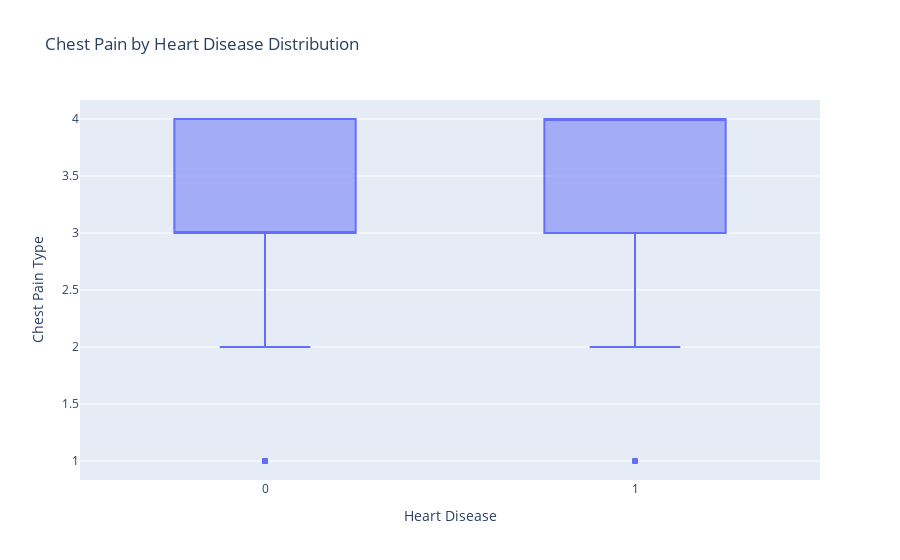

Notebook cell for this chart:
### Code cell
fig = px.box(df,y="Chest Pain Type",x="Heart Disease",title=f"Chest Pain by Heart Disease Distribution")
fig.show()

### Figure 1 — Plotly figure (JSON) as saved in the notebook; plotly's stock layout.template omitted (floating-point values rounded to 4 significant figures; data arrays with more than 128 entries replaced by an {"elided": "..."} marker saying what was removed)
{"data": [{"alignmentgroup": "True", "hovertemplate": "Heart Disease=%{x}<br>Chest Pain Type=%{y}<extra></extra>", "legendgroup": "", "marker": {"color": "#636efa"}, "name": "", "notched": false, "offsetgroup": "", "orientation": "v", "showlegend": false, "type": "box", "x": {"elided": "460 int values"}, "x0": " ", "xaxis": "x", "y": {"elided": "460 int values"}, "y0": " ", "yaxis": "y"}], "layout": {"boxmode": "group", "legend": {"tracegroupgap": 0}, "title": {"text": "Chest Pain by Heart Disease Distribution"}, "xaxis": {"anchor": "y", "domain": [0, 1], "title": {"text": "Heart Disease"}}, "yaxis": {"anchor": "x", "domain": [0, 1], "title": {"text": "Chest Pain Type"}}}}
